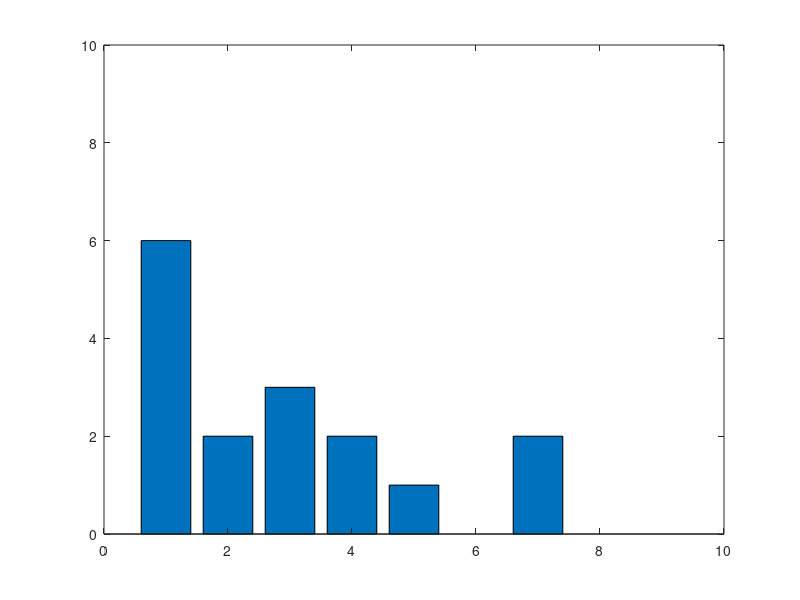
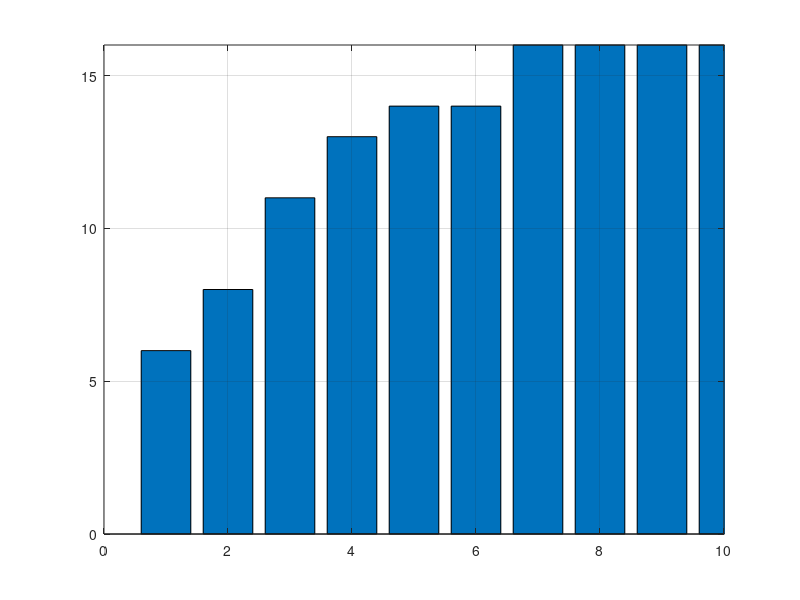
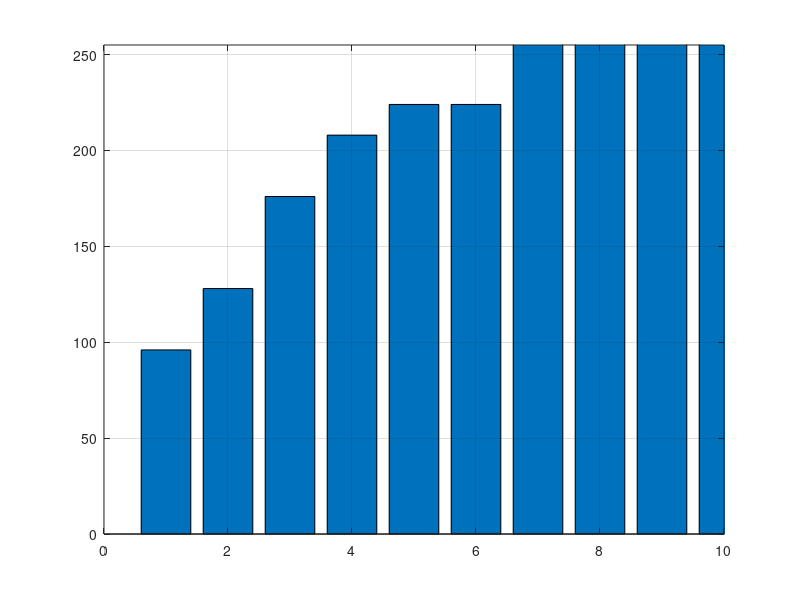

The MATLAB script that drew these images, in order:
Citra_3_bit = [1 3 4 5; 1 2 1 1; 3 3 4 7; 2 1 1 7];

% Histogram
[n m] = size(Citra_3_bit);
H  = zeros(1,256);
for  x = 1 : n
    for y = 1: m
      ii = Citra_3_bit(x,y);
      H(ii+1) = H(ii+1) +1;
    end
end
figure(1)
grid on
bar(0:255,H);
axis([0 10 0 10])

% Distribusi Komulatif
for w = 1: 256
    c(w) = sum(H(1:w));
end
figure(2)
bar(0:255,c)
grid on
axis([0 10 0 m*n])

% Histogram Equalisasi
for k = 1 : 256
    wb(k) = round (c(k)*256/(m*n));
end
figure(3)
bar(0:255,wb)
axis([0 10 0 255])
grid on

c = Citra_3_bit;
[n m] = size(c);

for x = 1 : n
    for y = 1 : m
        ii = c(x,y);
        c(x,y) = wb(ii+1);
    end
end
    
